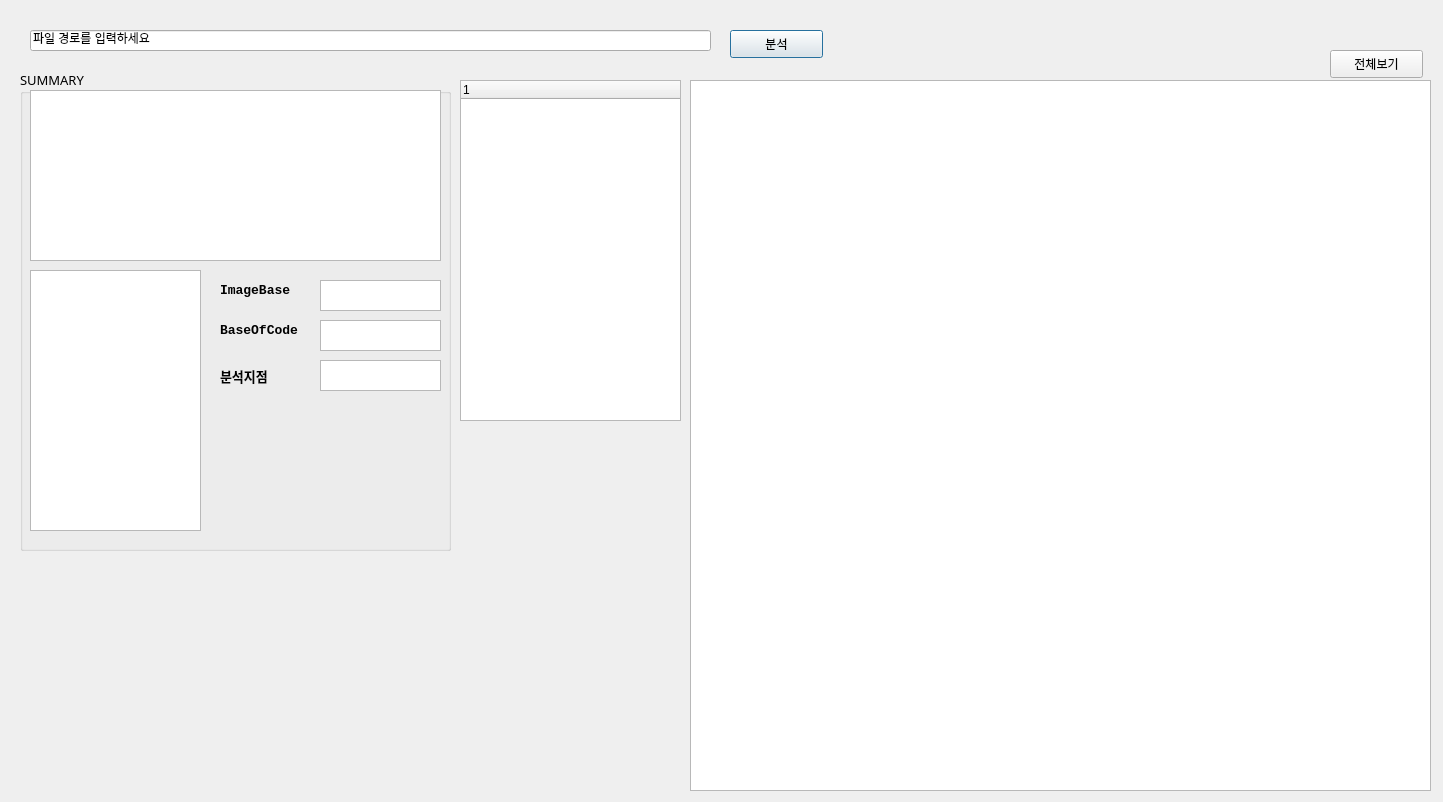
<?xml version="1.0" encoding="UTF-8"?>
<ui version="4.0">
 <class>Dialog</class>
 <widget class="QDialog" name="Dialog">
  <property name="geometry">
   <rect>
    <x>0</x>
    <y>0</y>
    <width>1443</width>
    <height>802</height>
   </rect>
  </property>
  <property name="windowTitle">
   <string>Dialog</string>
  </property>
  <widget class="QLineEdit" name="lineEdit">
   <property name="geometry">
    <rect>
     <x>30</x>
     <y>30</y>
     <width>681</width>
     <height>21</height>
    </rect>
   </property>
   <property name="text">
    <string>파일 경로를 입력하세요</string>
   </property>
  </widget>
  <widget class="QPushButton" name="inputb">
   <property name="geometry">
    <rect>
     <x>730</x>
     <y>30</y>
     <width>93</width>
     <height>28</height>
    </rect>
   </property>
   <property name="text">
    <string>분석</string>
   </property>
  </widget>
  <widget class="QTextBrowser" name="textBrowser">
   <property name="geometry">
    <rect>
     <x>690</x>
     <y>80</y>
     <width>741</width>
     <height>711</height>
    </rect>
   </property>
  </widget>
  <widget class="QTreeWidget" name="tree">
   <property name="geometry">
    <rect>
     <x>460</x>
     <y>80</y>
     <width>221</width>
     <height>341</height>
    </rect>
   </property>
   <column>
    <property name="text">
     <string notr="true">1</string>
    </property>
   </column>
  </widget>
  <widget class="QPushButton" name="showAll">
   <property name="geometry">
    <rect>
     <x>1330</x>
     <y>50</y>
     <width>93</width>
     <height>28</height>
    </rect>
   </property>
   <property name="text">
    <string>전체보기</string>
   </property>
  </widget>
  <widget class="QGroupBox" name="groupBox">
   <property name="geometry">
    <rect>
     <x>20</x>
     <y>70</y>
     <width>431</width>
     <height>481</height>
    </rect>
   </property>
   <property name="font">
    <font>
     <family>휴먼둥근헤드라인</family>
     <pointsize>10</pointsize>
    </font>
   </property>
   <property name="title">
    <string>SUMMARY</string>
   </property>
   <widget class="QTextBrowser" name="summary">
    <property name="geometry">
     <rect>
      <x>10</x>
      <y>20</y>
      <width>411</width>
      <height>171</height>
     </rect>
    </property>
   </widget>
   <widget class="QTableWidget" name="sumtable">
    <property name="geometry">
     <rect>
      <x>10</x>
      <y>200</y>
      <width>171</width>
      <height>261</height>
     </rect>
    </property>
    <property name="font">
     <font>
      <family>Consolas</family>
      <pointsize>10</pointsize>
     </font>
    </property>
   </widget>
   <widget class="QLabel" name="label_2">
    <property name="geometry">
     <rect>
      <x>200</x>
      <y>200</y>
      <width>81</width>
      <height>41</height>
     </rect>
    </property>
    <property name="font">
     <font>
      <family>Consolas</family>
      <pointsize>10</pointsize>
      <weight>75</weight>
      <bold>true</bold>
     </font>
    </property>
    <property name="text">
     <string>ImageBase</string>
    </property>
   </widget>
   <widget class="QLabel" name="label_3">
    <property name="geometry">
     <rect>
      <x>200</x>
      <y>240</y>
      <width>91</width>
      <height>41</height>
     </rect>
    </property>
    <property name="font">
     <font>
      <family>Consolas</family>
      <pointsize>10</pointsize>
      <weight>75</weight>
      <bold>true</bold>
     </font>
    </property>
    <property name="text">
     <string>BaseOfCode</string>
    </property>
   </widget>
   <widget class="QTextBrowser" name="baseofc">
    <property name="geometry">
     <rect>
      <x>300</x>
      <y>250</y>
      <width>121</width>
      <height>31</height>
     </rect>
    </property>
    <property name="font">
     <font>
      <family>Consolas</family>
      <pointsize>10</pointsize>
     </font>
    </property>
   </widget>
   <widget class="QTextBrowser" name="imageb">
    <property name="geometry">
     <rect>
      <x>300</x>
      <y>210</y>
      <width>121</width>
      <height>31</height>
     </rect>
    </property>
    <property name="font">
     <font>
      <family>Consolas</family>
      <pointsize>10</pointsize>
     </font>
    </property>
   </widget>
   <widget class="QLabel" name="label">
    <property name="geometry">
     <rect>
      <x>200</x>
      <y>290</y>
      <width>101</width>
      <height>31</height>
     </rect>
    </property>
    <property name="font">
     <font>
      <family>한컴산뜻돋움</family>
      <pointsize>10</pointsize>
      <weight>75</weight>
      <bold>true</bold>
     </font>
    </property>
    <property name="text">
     <string>분석지점</string>
    </property>
    <property name="textFormat">
     <enum>Qt::AutoText</enum>
    </property>
   </widget>
   <widget class="QTextBrowser" name="analy">
    <property name="geometry">
     <rect>
      <x>300</x>
      <y>290</y>
      <width>121</width>
      <height>31</height>
     </rect>
    </property>
    <property name="font">
     <font>
      <family>Consolas</family>
      <pointsize>10</pointsize>
     </font>
    </property>
   </widget>
  </widget>
 </widget>
 <resources/>
 <connections/>
</ui>
